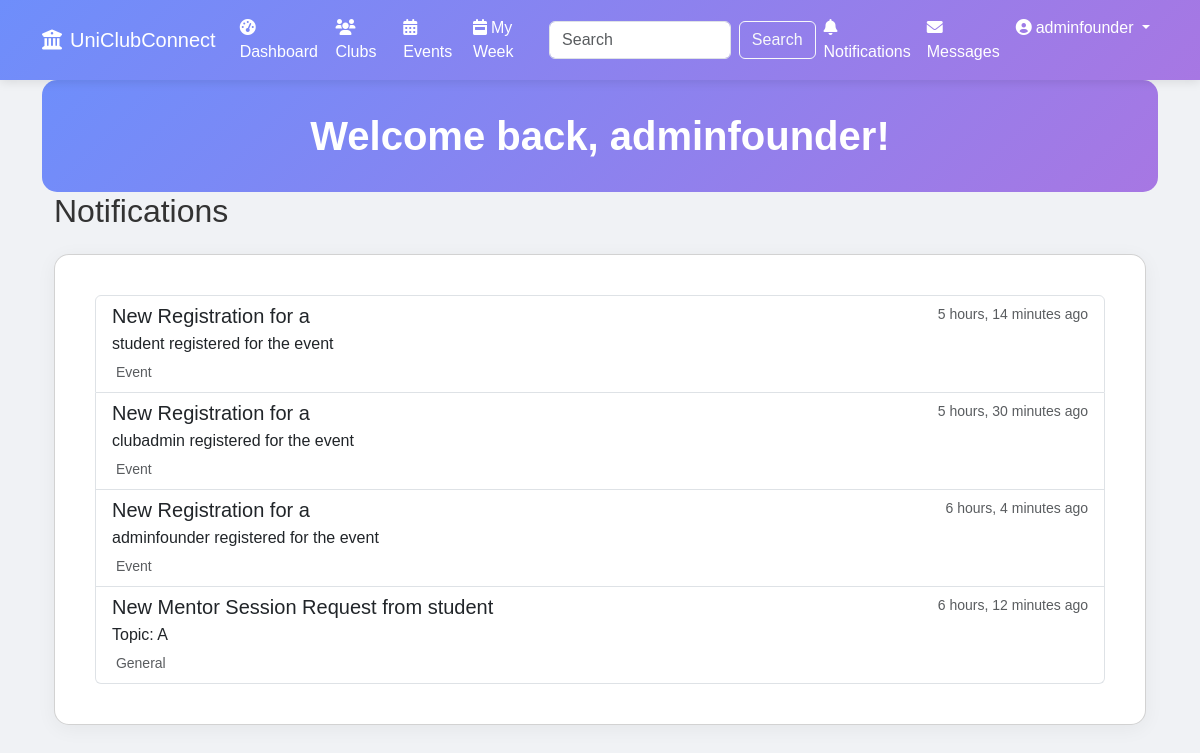
Page /notifications/ (signed in) on the committed database.
### accounts/models.py (models this page shows, shortened)
class User(AbstractUser):
    USER_TYPE_CHOICES = (
        ('admin', 'Admin'),
        ('student', 'Student'),
        ('founder', 'Founder'),
    )
    user_type = models.CharField(max_length=10, choices=USER_TYPE_CHOICES, default='student')
    profile_picture = models.ImageField(upload_to='profile_pics/', null=True, blank=True)
    department = models.CharField(max_length=100, blank=True)
    bio = models.TextField(blank=True)
    last_seen = models.DateTimeField(null=True, blank=True)

### clubs/models.py (models this page shows, shortened)
class Notification(models.Model):
    NOTIFICATION_TYPES = (
        ('announcement', 'Announcement'),
        ('event', 'Event'),
        ('membership', 'Membership'),
        ('message', 'Message'),
        ('general', 'General'),
    )
    user = models.ForeignKey(settings.AUTH_USER_MODEL, on_delete=models.CASCADE, related_name='notifications')
    notification_type = models.CharField(max_length=20, choices=NOTIFICATION_TYPES)
    title = models.CharField(max_length=200)
    message = models.TextField()
    link = models.CharField(max_length=500, blank=True)
    is_read = models.BooleanField(default=False)
    created_at = models.DateTimeField(auto_now_add=True)
    class Meta:
        ordering = ['-created_at']

### dashboard/views.py (the view)
# urls.py: path('notifications/', views.notifications, name='notifications'),
@login_required
def notifications(request):
    from clubs.models import Notification
    all_notifications = Notification.objects.filter(user=request.user)
    unread_count = all_notifications.filter(is_read=False).count()
    user_notifications = all_notifications.order_by('-created_at')[:20]
    context = {
        'notifications': user_notifications,
        'unread_count': unread_count,
    }
    return render(request, 'dashboard/notifications.html', context)

### dashboard/context_processors.py (called while the page is built)
def notification_count(request):
    if request.user.is_authenticated:
        unread_count = Notification.objects.filter(user=request.user, is_read=False).count()
        return {
            'unread_notification_count': unread_count
        }
    return {
        'unread_notification_count': 0
    }

### sitetheme/context_processors.py (called while the page is built)
def theme_settings(request):
    try:
        settings = ThemeSettings.objects.get(pk=1)
    except ThemeSettings.DoesNotExist:
        settings = None
    return {'theme_settings': settings}

### templates/dashboard/notifications.html (shortened to what this page needs)
{% extends 'base.html' %}
{% block content %}
<div class="container-fluid">
    <h2 class="mb-4">Notifications
    </h2>
    <div class="card">
        <div class="card-body">
            {% if notifications %}
                <div class="list-group">
                    {% for notification in notifications %}
                        <a href="{% if notification.link %}{{ notification.link }}{% else %}#{% endif %}"
                           class="list-group-item list-group-item-action {% if not notification.is_read %}list-group-item-primary{% endif %}"
                           onclick="markAsRead({{ notification.id }})">
                            <div class="d-flex w-100 justify-content-between align-items-start">
                                <div>
                                    <h5 class="mb-1">
                                        {{ notification.title }}
                                    </h5>
                                    <p class="mb-1">{{ notification.message }}</p>
                                </div>
                                <small class="text-muted">{{ notification.created_at|timesince }} ago</small>
                            </div>
                            <small class="text-muted">
                                {{ notification.notification_type|title }}
                            </small>
                        </a>
                    {% endfor %}
                </div>
            {% else %}
                <div class="text-center py-5">
                    <i class="fas fa-bell-slash fa-3x text-muted mb-3"></i>
                    <p class="text-muted">No notifications yet.</p>
                </div>
            {% endif %}
        </div>
    </div>
</div>
{% endblock %}

### templates/base.html (shortened to what this page needs)
{% load static %}
<!DOCTYPE html>
<html lang="en">
<head>
    <link href="https://cdn.jsdelivr.net/npm/bootstrap@5.3.0-alpha1/dist/css/bootstrap.min.css" rel="stylesheet">
    <link rel="stylesheet" href="https://cdnjs.cloudflare.com/ajax/libs/font-awesome/6.0.0/css/all.min.css">
    <link rel="stylesheet" href="{% static 'css/dynamic_theme.css' %}">
</head>
<body>
    <nav class="navbar navbar-expand-lg navbar-dark">
        <div class="container">
            <a class="navbar-brand" href="{% url 'home' %}">
                <i class="fas fa-university me-2"></i>UniClubConnect
            </a>
            <div class="collapse navbar-collapse" id="navbarNav">
                <ul class="navbar-nav me-auto">
                    <li class="nav-item">
                        <a class="nav-link" href="{% url 'dashboard' %}">
                            <i class="fas fa-tachometer-alt me-1"></i>Dashboard
                        </a>
                    </li>
                    <li class="nav-item">
                        <a class="nav-link" href="{% url 'manage_clubs' %}">
                            <i class="fas fa-users me-1"></i>Clubs
                        </a>
                    </li>
                    <li class="nav-item">
                        <a class="nav-link" href="{% url 'events' %}">
                            <i class="fas fa-calendar-alt me-1"></i>Events
                        </a>
                    </li>
                    <li class="nav-item">
                        <a class="nav-link" href="{% url 'my_week' %}">
                            <i class="fas fa-calendar-week me-1"></i>My Week
                        </a>
                    </li>
                </ul>
                <form class="d-flex me-auto" action="{% url 'search' %}" method="get">
                    <input class="form-control me-2" type="search" name="q" placeholder="Search" aria-label="Search">
                    <button class="btn btn-outline-light" type="submit">Search</button>
                </form>
                <ul class="navbar-nav">
                    <li class="nav-item">
                        <a class="nav-link notification-icon" href="{% url 'notifications' %}">
                            <i class="fas fa-bell me-1"></i>Notifications
                        </a>
                    </li>
                    <li class="nav-item">
                        <a class="nav-link message-icon" href="{% url 'chat' %}">
                            <i class="fas fa-envelope me-1"></i>Messages
                        </a>
                    </li>
                    {% if user.is_authenticated %}
                    <li class="nav-item dropdown">
                        <a class="nav-link dropdown-toggle" href="#" id="navbarDropdown" role="button" data-bs-toggle="dropdown" aria-expanded="false">
                            <i class="fas fa-user-circle me-1"></i>{{ user.username }}
                        </a>
                    </li>
                    {% endif %}
                </ul>
            </div>
        </div>
    </nav>
    <div class="container main-content">
        {% if user.is_authenticated %}
        <div class="header">
            <h1>Welcome back, {{ user.username }}!</h1>
        </div>
        {% endif %}
        {% block content %}{% endblock %}
    </div>
</body>
</html>

### static/css/dynamic_theme.css (style rules this page uses)
body { font-family: 'Poppins', sans-serif; background-color: #f0f2f5; color: #333; transition: background-color 0.3s, color 0.3s; }
.card { background: #fff; border-radius: 15px; box-shadow: 0 4px 20px rgba(0, 0, 0, 0.05); padding: 1.5rem; transition: transform 0.3s, box-shadow 0.3s; }
.header { background: linear-gradient(135deg, #6e8efb, #a777e3); color: #fff; padding: 2rem; border-radius: 15px; text-align: center; }
.header h1 { font-size: 2.5rem; font-weight: 700; margin: 0; }
.card, .header { animation: fadeIn 0.5s ease-out; }
.navbar { background: linear-gradient(135deg, #6e8efb, #a777e3); box-shadow: 0 2px 10px rgba(0, 0, 0, 0.1); }
.navbar-brand, .nav-link, .navbar-toggler-icon { color: #fff !important; }
.navbar-brand .fa-university, .nav-link .fas { color: #fff; transition: color 0.3s; }

### rows in the picture
User: username "adminfounder"
Notification: title "New Registration for a", message "student registered for the event", created_at "5 hours, 14 minutes", notification_type "Event"
Notification: title "New Registration for a", message "clubadmin registered for the event", created_at "5 hours, 30 minutes", notification_type "Event"
Notification: title "New Registration for a", message "adminfounder registered for the event", created_at "6 hours, 4 minutes", notification_type "Event"
Notification: title "New Mentor Session Request from student", message "Topic: A", created_at "6 hours, 12 minutes", notification_type "General"
